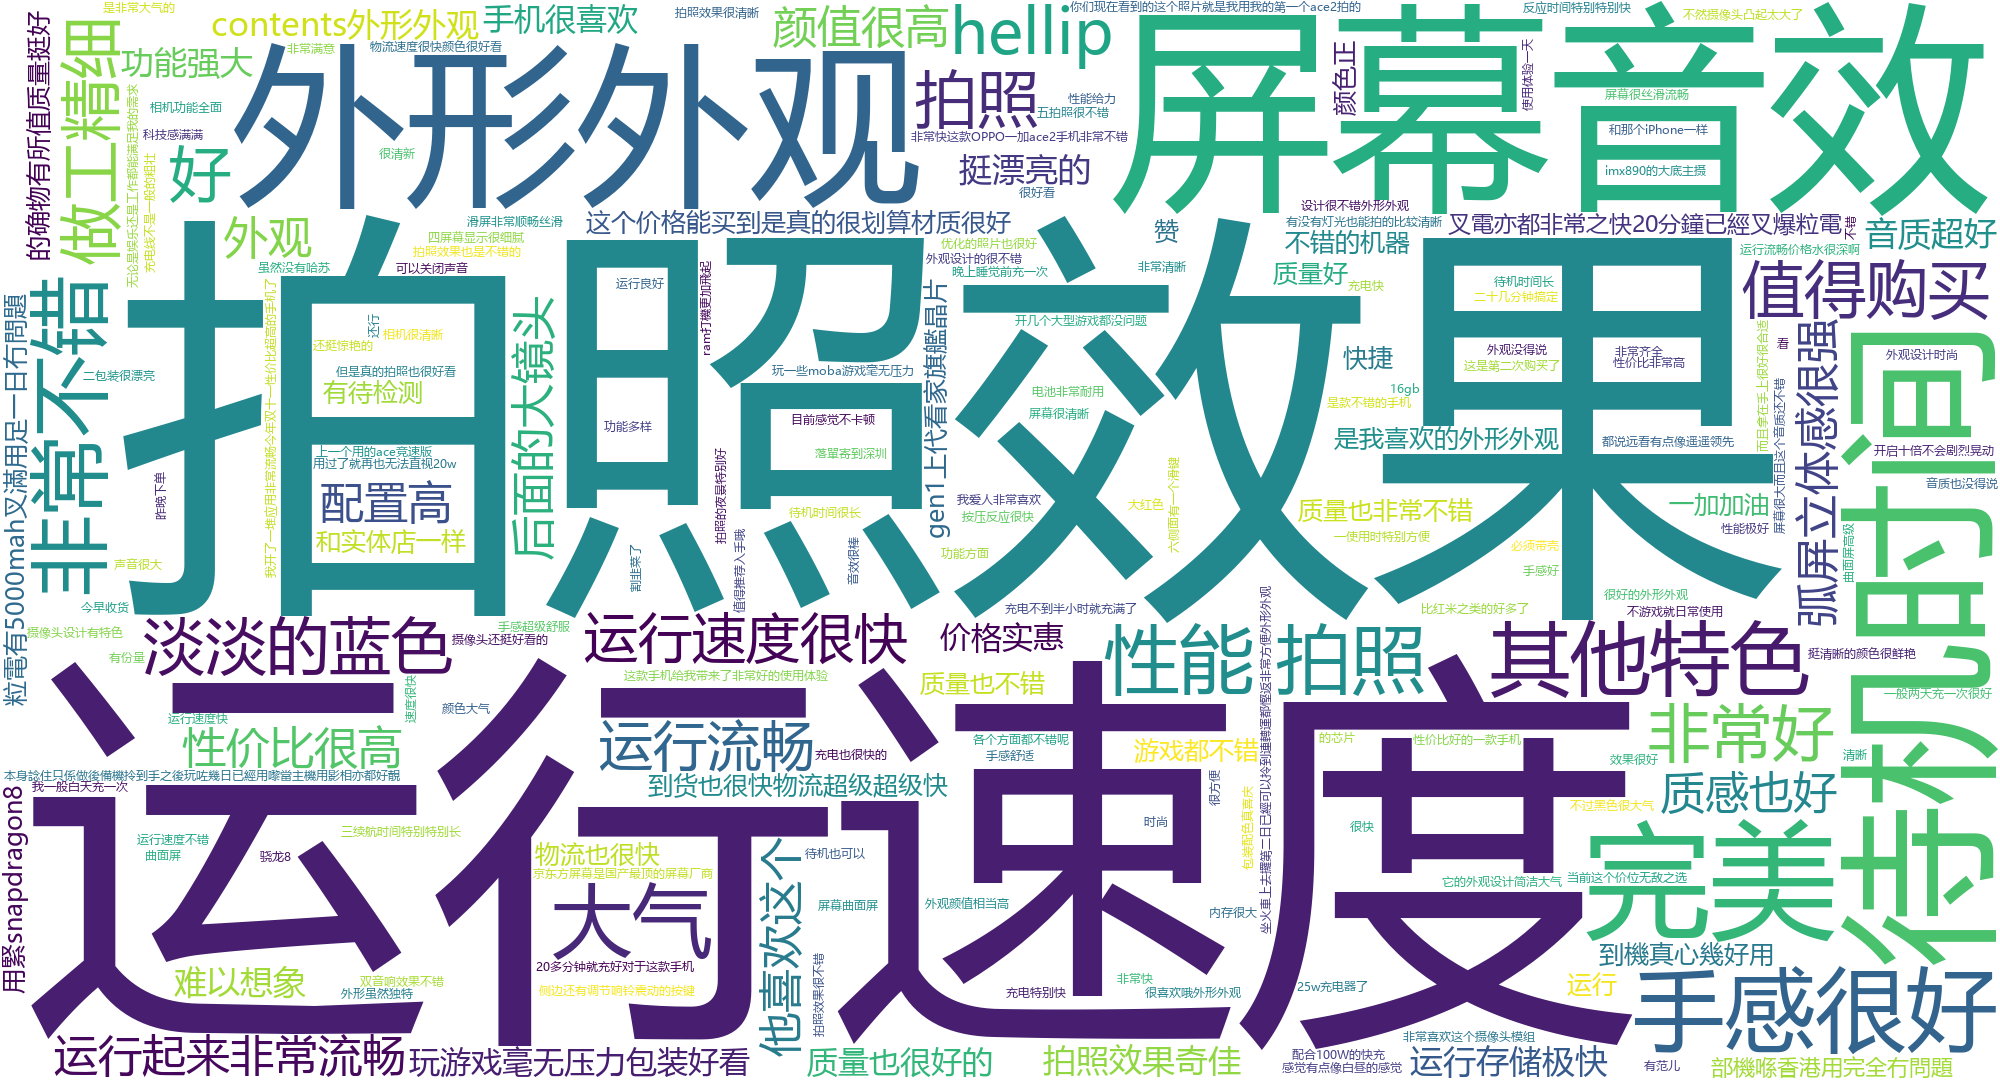

Reproduce this figure in Python.
import requests
import parsel
import csv
from wordcloud import WordCloud
import jieba
jieba.setLogLevel(jieba.logging.INFO)

f=open('京东评论.csv','a',encoding='utf-8-sig',newline='')
csv_writer=csv.writer(f)
csv_writer.writerow(['id','location','productColor','productSize','contents'])


headers={

    'Cookie':'................................',
    'Referer':'.........................',
    'User-Agent':..................................................',
}
for page_number in range(10):
    url=f'https://api.m.jd.com/?appid=item-v3&functionId=pc_club_productPageComments&client=pc&clientVersion=1.0.0&t=1704858727534&loginType=3&uuid=181111935.1307956879.1645424126.1704854623.1704858682.16&productId=100042508892&score=0&sortType=5&page={page_number}&pageSize=10&isShadowSku=0&fold=1&bbtf=&shield='
    response = requests.get(url=url)
    travel_data = response.json()
    list = travel_data['comments']
    for i in list:
        id=i['id']
        location=i['location']
        productColor=i['productColor']
        productSize=i['productSize']
        content=i['content']
        print(id,location,productColor,productSize,content)
        csv_writer.writerow([id,location,productColor,productSize,content])

with open('京东评论.csv','r',encoding='utf-8-sig')as f:
    reader=csv.reader(f)
    # header=next(reader)
    column_index=4
    column_data=[row[column_index] for row in reader]


strc="".join(column_data)
txt=jieba.lcut(strc)
newtxt=''.join(txt)

wordcloud=WordCloud(width=2000,
                    height=1080,
                    font_path='msyh.ttc',
                    background_color='white',
                    # stopwords=ea,
                    ).generate(newtxt)
wordcloud.to_file('京东.png')
